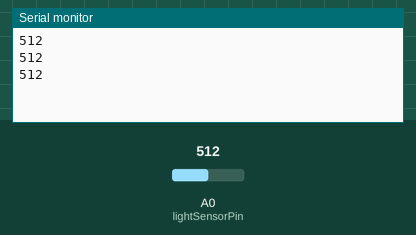
A sketch run on a simulated Arduino Uno, built with avr-gcc and run on an emulated ATmega328P. Parts: the last lines printed to the serial monitor. Inputs (shaded band) come from the test bench; at power-on: A0 (lightSensorPin) = 512.

Above: at 1.3 s.
1.4 s: A0 (lightSensorPin) set to 716
At 1.9 s:
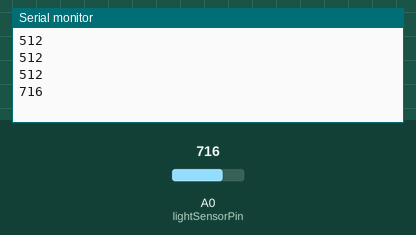
2.9 s: A0 (lightSensorPin) set to 900
At 3.3 s:
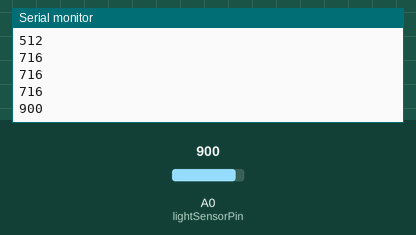
Timing chart, 0 to 5.9 s (numbered marks = the images above; inputs shaded):
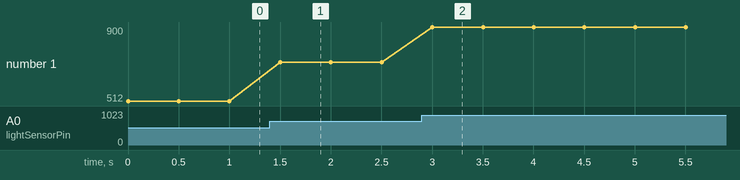

The sketch:

phase_3_of_sbbl_part_one_testing_the_ldr_1.ino
```cpp
const int lightSensorPin = A0;

void setup() {
  Serial.begin(9600);
  // This allows the Arduino to send information to the Serial Monitor, where we can see the LDR readings.
}

void loop() {
  int lightLevel = analogRead(lightSensorPin);
  // The Arduino measures the voltage at A0 and stores the reading in lightLevel.

  Serial.println(lightLevel);
  // The Arduino displays that reading in the Serial Monitor.

  delay(500);
  // The Arduino waits half a second before taking another reading.
}
```

Measured:
- after the input at 1.4 s, the serial monitor: prints a new line after 0.10 s (image 1)
- after the input at 2.9 s, the serial monitor: prints a new line after 0.10 s (image 2)
- plotted number 1: 512 → 716 after the input at 1.4 s, 716 → 900 after the input at 2.9 s
